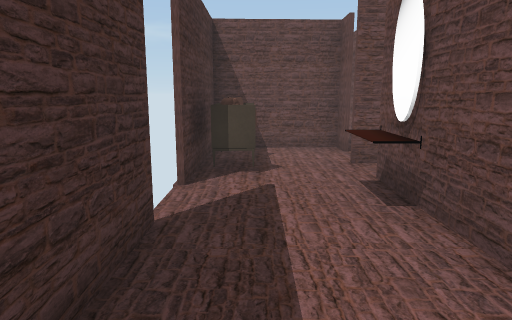
[1] (above)

16 first-person views from a walk through a 3-D level made in the Unity game engine. The camera is 1.5 m above the floor, tilts 10° down and sees 70° across. The floor is counted in squares, 0.96 m on a side. Each view is taken from the middle of a square. On the plan, view 1 faces up. The plan holds only what a view shows up to about 17 squares ahead; the rest is blank. The place goes on beyond the plan. The player is left out. Some animated figures are not drawn. Some surface patterns are stand-ins.

[2]
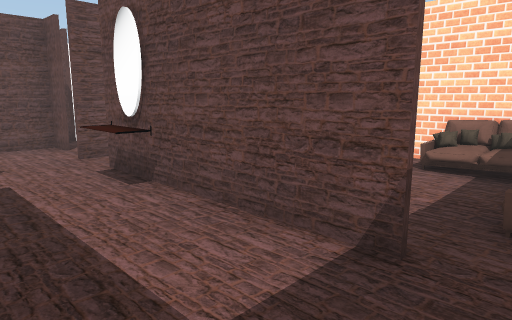

[3]
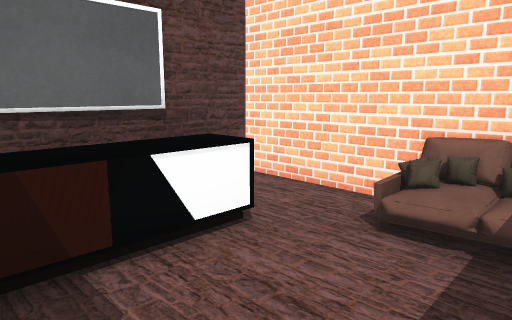

[4]
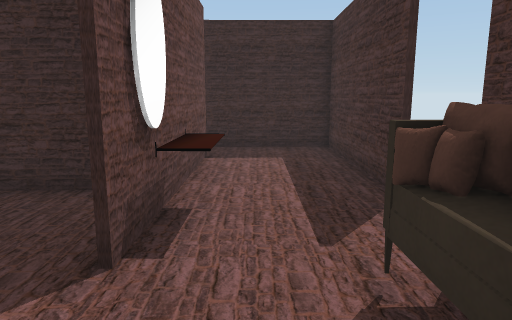

[5]
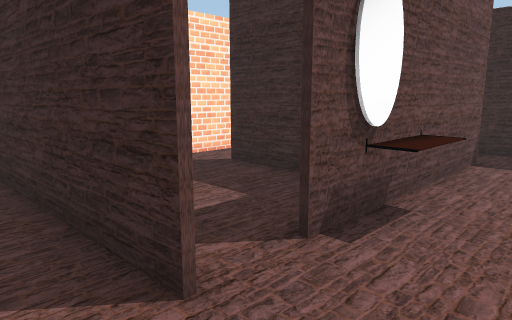

[6]
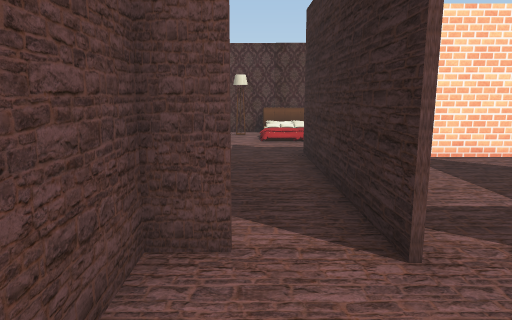

[7]
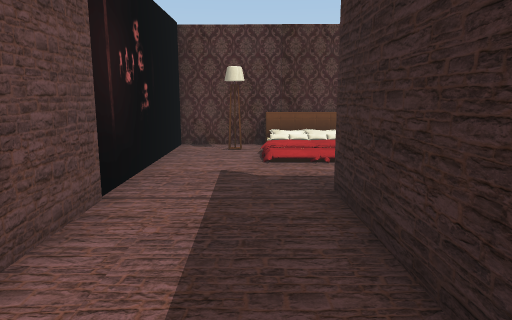

[8]
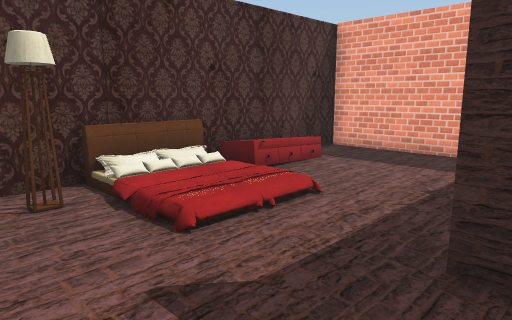

[9]
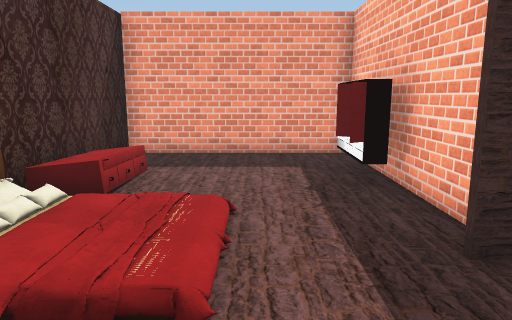

[10]
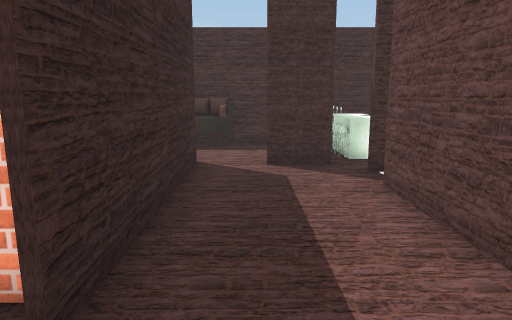

[11]
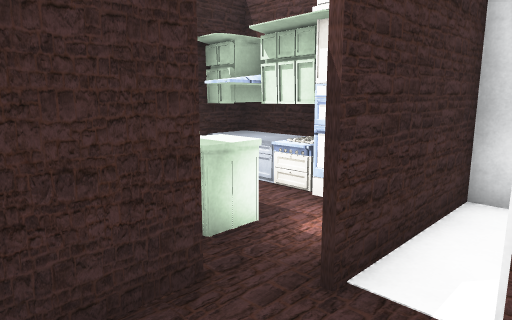

[12]
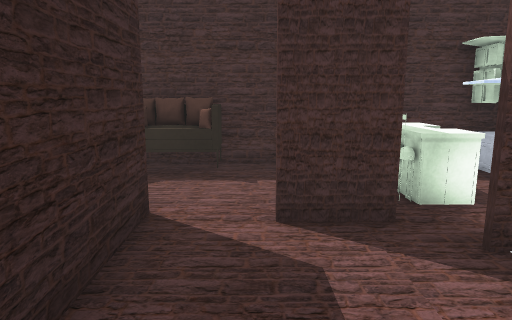

[13]
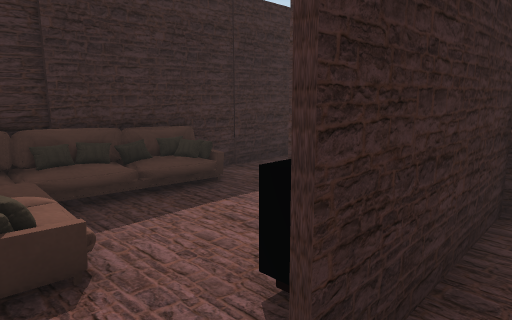

[14]
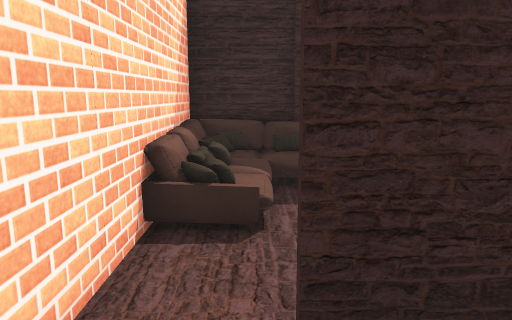

[15]
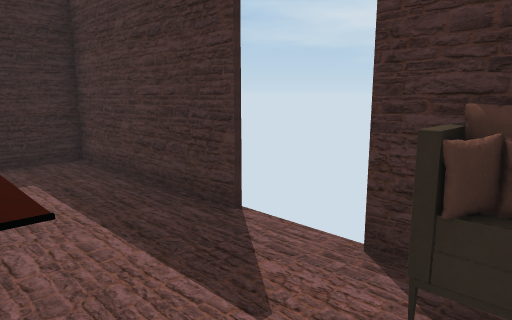

[16]
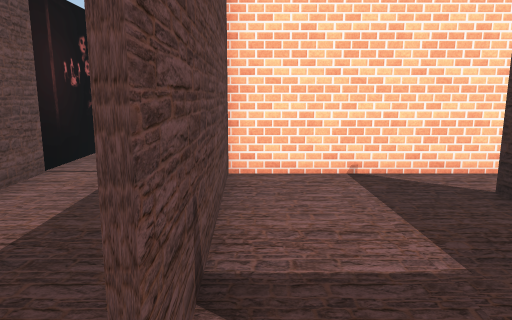

### Floor plan
Points are (right, up) in squares from view 1. A wall is a line through its corners. A room is listed if a view was taken in it or the views show most of it. See-through windows are left out.
Room 1 (views 1, 2, 3, 4, 5, 6, 14, 15, 16)
walls: (2.3, 5.4) (2.3, 7); (2.4, 4) (6.8, 4.1); (6.8, 4) (3.6, 3.9); (-1.3, 4.1) (-1.3, -1.3) (8.3, -1.1) (8.3, 4.6); (2.3, 0.2) (2.3, 4.6); (-1.3, 7.4) (-1.3, 6.2); (8.3, 5.6) (8.3, 8.6) (2.2, 8.4); (1.6, 11.1) (-1.3, 11) (-1.3, 9.6)
ways out: opening at (2, 10) to room 2; opening at (8, 5) to room 2
objects: other object (-1, 7) to (0, 9); other object (3, 3) to (6, 4); other object (5, -1); other object (8, 2)
Room 2 (views 7, 8, 9, 10, 11, 12, 13)
walls: (8.4, 8.2) (8.4, 5.2); (8.3, 4.6) (8.3, 5.6); (8.6, 2) (14.6, 2) (14.6, 12.5) (4.6, 12.3); (2.5, 10.2) (2.5, 11.1) (1.6, 11.1); (2.2, 8.6) (9, 8.7); (2.6, 11.5) (2.6, 10.2); (3.5, 15.9) (3.5, 12.2)
ways out: opening at (2, 10) to room 1; opening at (8, 5) to room 1; opening at (3, 12)
objects: other object (9, 4) to (9, 6); other object (13, 6); other object (14, 10)

Where each view was taken, in squares from view 1:
view 1: 0 up, 0 right, facing up
view 2: 1 down, 1 left, facing up-right
view 3: 0 up, 3 right, facing up-right
view 4: 10 up, 1 right, facing down
view 5: 10 up, 0 right, facing down-right
view 6: 10 up, 1 left, facing right
view 7: 10 up, 3 right, facing right
view 8: 12 up, 8 right, facing down-right
view 9: 12 up, 11 right, facing down
view 10: 10 up, 11 right, facing left
view 11: 10 up, 5 right, facing up-left
view 12: 10 up, 7 right, facing left
view 13: 5 up, 8 right, facing down-left
view 14: 6 up, 7 right, facing down
view 15: 8 up, 2 right, facing down-left
view 16: 8 up, 1 right, facing right
